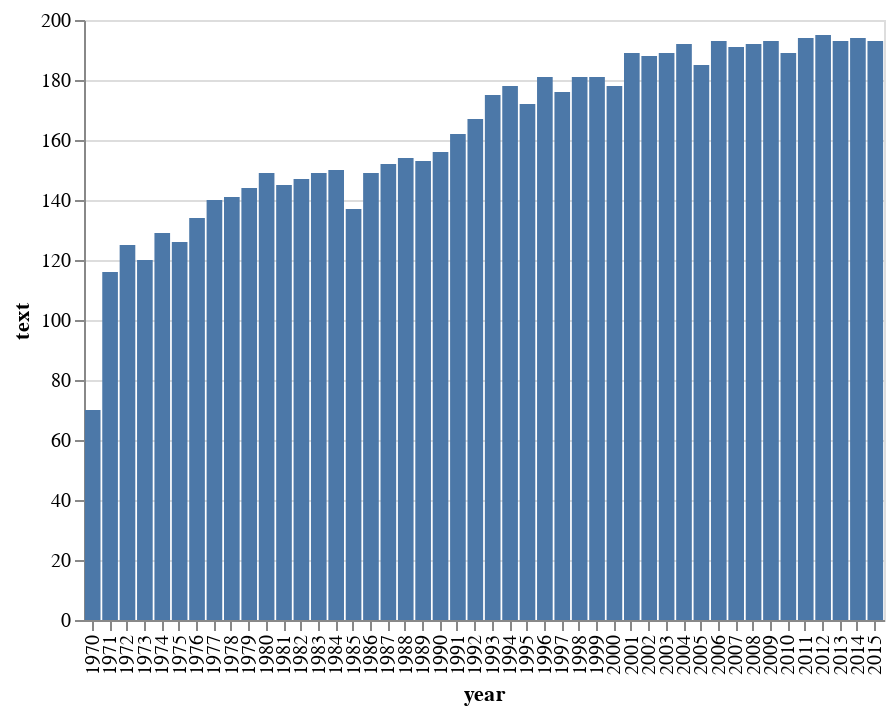

Source (notebook cell):
### Code cell
alt.Chart(by_year).mark_bar().encode(x='year:N',y='text')

### Figure 1 — Vega-Lite specification as saved in the notebook (floating-point values rounded to 4 significant figures)
{"$schema": "https://vega.github.io/schema/vega-lite/v2.6.0.json", "config": {"view": {"height": 300, "width": 400}}, "data": {"name": "data-3d48a3f7428e60fa48f93d01de7e39f9"}, "datasets": {"data-3d48a3f7428e60fa48f93d01de7e39f9": [{"text": 70, "year": 1970}, {"text": 116, "year": 1971}, {"text": 125, "year": 1972}, {"text": 120, "year": 1973}, {"text": 129, "year": 1974}, {"text": 126, "year": 1975}, {"text": 134, "year": 1976}, {"text": 140, "year": 1977}, {"text": 141, "year": 1978}, {"text": 144, "year": 1979}, {"text": 149, "year": 1980}, {"text": 145, "year": 1981}, {"text": 147, "year": 1982}, {"text": 149, "year": 1983}, {"text": 150, "year": 1984}, {"text": 137, "year": 1985}, {"text": 149, "year": 1986}, {"text": 152, "year": 1987}, {"text": 154, "year": 1988}, {"text": 153, "year": 1989}, {"text": 156, "year": 1990}, {"text": 162, "year": 1991}, {"text": 167, "year": 1992}, {"text": 175, "year": 1993}, {"text": 178, "year": 1994}, {"text": 172, "year": 1995}, {"text": 181, "year": 1996}, {"text": 176, "year": 1997}, {"text": 181, "year": 1998}, {"text": 181, "year": 1999}, {"text": 178, "year": 2000}, {"text": 189, "year": 2001}, {"text": 188, "year": 2002}, {"text": 189, "year": 2003}, {"text": 192, "year": 2004}, {"text": 185, "year": 2005}, {"text": 193, "year": 2006}, {"text": 191, "year": 2007}, {"text": 192, "year": 2008}, {"text": 193, "year": 2009}, {"text": 189, "year": 2010}, {"text": 194, "year": 2011}, {"text": 195, "year": 2012}, {"text": 193, "year": 2013}, {"text": 194, "year": 2014}, {"text": 193, "year": 2015}]}, "encoding": {"x": {"field": "year", "type": "nominal"}, "y": {"field": "text", "type": "quantitative"}}, "mark": "bar"}
